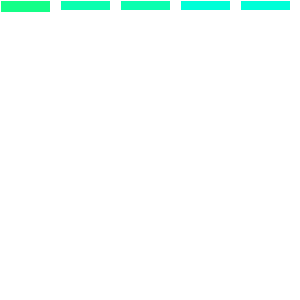
Frame 1 (no input)
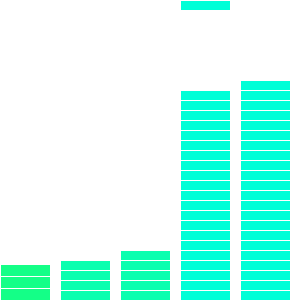
Frame 60 (the mouse pressed at the canvas centre just before this capture)
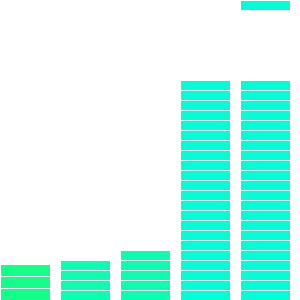
Frame 120 (the mouse held since frame 60 and released just before this capture)

The Processing sketch that drew these frames (run headless with seeded random() and noise(); from frame 60 on, the mouse is pressed at the canvas centre):

// Processing sketch: processing_145460
// ── processing_145460.pde

ArrayList<Squat> hours;
ArrayList<Squat> minutes;
ArrayList<Squat> seconds;
float len, posx;
float lenHour;
float lifetimes, lifetimem, lifetimeh;
float sOld, mOld, hOld;
color cs = color(0, 255, 215);
color cm = color(10, 255, 175);
color ch = color(20, 255, 135);

void setup(){
  size(300,300);
  hours =  new ArrayList<Squat>();
  minutes = new ArrayList<Squat>();
  seconds = new ArrayList<Squat>();
  len = height/30;
  lenHour = height/24;
  sOld = second();
  mOld = minute();
  hOld = hour();
  setupClock();
  posx = width/6;
}

void draw(){
  background(255);
  updateSecond();
  updateMinute();
  updateHour();

  for(Squat s : seconds){
   s.run();
  }
  
  for(Squat m : minutes){
   m.run(); 
  }
  
   for(Squat h : hours){
   h.run(); 
  }
}

void updateSecond(){
  lifetimes = second();
  if(sOld!=lifetimes){
    if(lifetimes%2==0){
      PVector pos = new PVector(4*width/5, (height-len)-len*(lifetimes/2));
      seconds.add(new Squat(pos, len, cs));
    }else{
      PVector pos = new PVector(3*width/5, (height-len)-len*((lifetimes-1)/2));
      seconds.add(new Squat(pos, len, cs));
  }if(lifetimes==0){
     seconds = new ArrayList<Squat>(); 
     PVector pos = new PVector(4*width/5, (height-len)-len*lifetimes);
     seconds.add(new Squat(pos, len, cs));
    }
  }
  sOld = lifetimes;
}

void updateMinute(){
  lifetimem = minute();
  if(mOld!=lifetimem){
    if(lifetimem%2==0){
      PVector pos = new PVector(2*width/5, (height-len)-len*(lifetimem/2));
      minutes.add(new Squat(pos, len, cm));
    }else{
      PVector pos = new PVector(width/5, (height-len)-len*(lifetimem-1)/2);
      minutes.add(new Squat(pos, len, cm));
    }if(lifetimem==0){
      minutes = new ArrayList<Squat>(); 
       PVector pos = new PVector(2*width/5, (height-len)-len*lifetimem);
      minutes.add(new Squat(pos, len, cm));
    }
  }
  mOld = lifetimem;
}

void updateHour(){
    lifetimeh = hour();
    if(hOld!=lifetimeh){
      PVector pos = new PVector(0, (height-lenHour)-lenHour*lifetimeh);
      hours.add(new Squat(pos, lenHour, ch));
    }
    if(lifetimeh==0){
      hours = new ArrayList<Squat>(); 
      PVector pos = new PVector(0, (height-lenHour)-lenHour*lifetimeh);
      hours.add(new Squat(pos, lenHour, ch));
    }
  hOld = lifetimeh;
}


void setupClock(){
  for(int i=0; i<=sOld; i++){
    if(i%2==0){
      PVector pos = new PVector(4*width/5, (height-len)-len*(i/2));
      seconds.add(new Squat(pos, len, cs));
    }else{
      PVector pos = new PVector(3*width/5, (height-len)-len*((i-1)/2));
      seconds.add(new Squat(pos, len, cs));
    }
  }
  
  for(int i=0; i<=mOld; i++){
        if(i%2==0){
      PVector pos = new PVector(2*width/5, (height-len)-len*(i/2));
      minutes.add(new Squat(pos, len, cm));
    }else{
      PVector pos = new PVector(width/5, (height-len)-len*(i-1)/2);
      minutes.add(new Squat(pos, len, cm));
    }
  }
  
  for(int i=0; i<=hOld; i++){
      PVector pos = new PVector(0, (height-lenHour)-lenHour*i);
      hours.add(new Squat(pos, lenHour, ch));
  }

}
class Squat{
 PVector location;
 float hig;
 float leng;
 PVector start;
 PVector velocity = new PVector(0, 10);
 color c;
 
 Squat(PVector location, float hig, color c){
  this.location = location;
  this.hig = hig;
  this.leng = width/5-10;
  start = new PVector(location.x, 0);
  this.c = c;
  //c = color(0, 255, 215);
 } 
  
  
  void run(){
  display();
  update();  
  }
  
  void display(){
    if(start.y<location.y){
      stroke(255);
      //noStroke();
      fill(c);
      rect(start.x, start.y, leng, hig);
    }else{
      stroke(255);
      //noStroke();
      fill(c);
      rect(location.x, location.y, leng, hig);
    }
      
  }
  
  void update(){
    start.add(velocity);
  }

}
